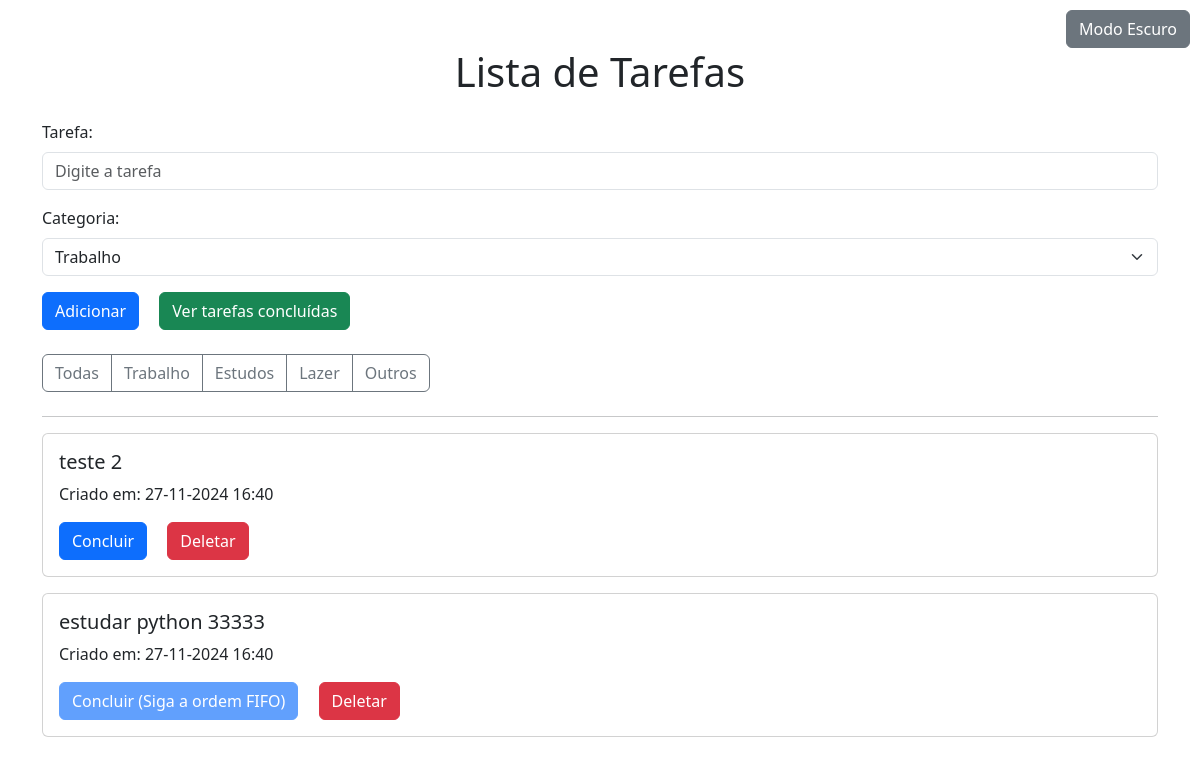
The app's page /filtro/Trabalho, older data.
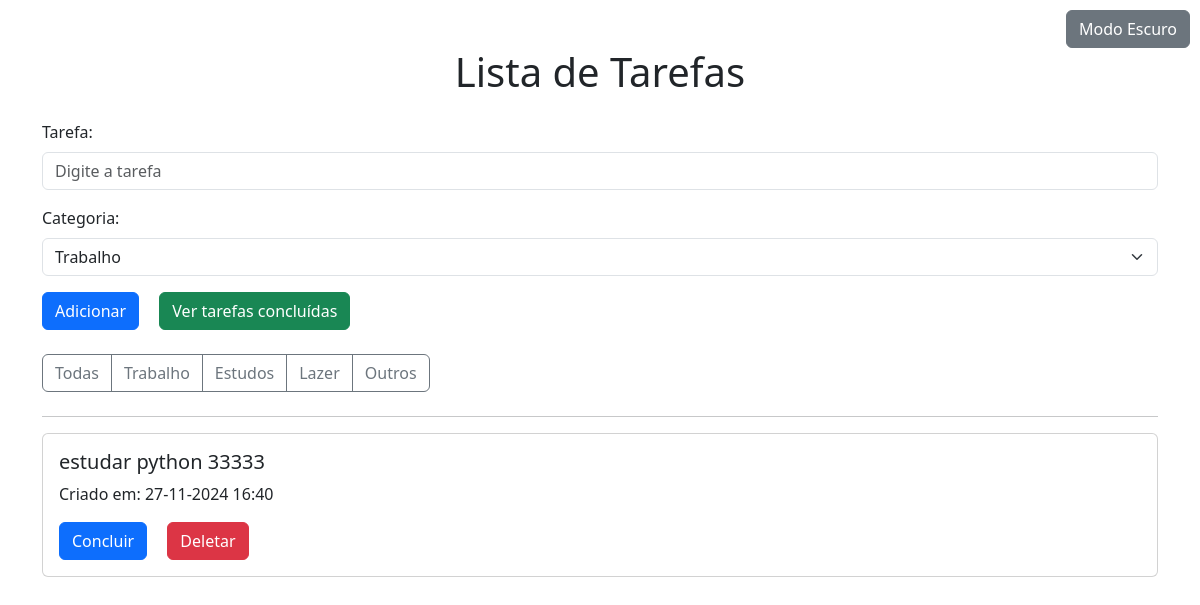
The same page, newer data.
### app.py (models this page shows)
class TarefasPendentes(db.Model):
    id = db.Column(db.Integer, primary_key=True)
    titulo = db.Column(db.String(100))
    criadoEm = db.Column(db.DateTime, default=datetime.utcnow)
    categoria = db.Column(db.String(50))

### app.py (the view)
@app.route('/filtro/<categoria>', methods=['GET'])
def filtro(categoria):
    if categoria == "Todas":
        listaTarefas = TarefasPendentes.query.all()  # Mostrar todas as tarefas
    else:
        listaTarefas = TarefasPendentes.query.filter_by(categoria=categoria).all()  # Filtra pela categoria específica
    return render_template('index.html', listaTarefas=listaTarefas)

### templates/index.html (shortened to what this page needs)
<!DOCTYPE html>
<html lang="pt-br">
<head>
    <link href="https://cdn.jsdelivr.net/npm/bootstrap@5.3.3/dist/css/bootstrap.min.css" rel="stylesheet">
</head>
<body data-bs-theme="light">
    <div class="container mt-5">
        <h1 class="text-center mb-4">Lista de Tarefas</h1>
        <button id="botaoAlterarTema" class="btn btn-secondary position-absolute" style="top: 10px; right: 10px;">
            Modo Escuro
        </button>
        <form action="/adicionar" method="post">
            <div class="mb-3">
                <label for="nomeTarefa" class="form-label">Tarefa:</label>
                <input type="text" name="nomeTarefa" class="form-control" placeholder="Digite a tarefa" required>
            </div>
            <div class="mb-3">
                <label for="categoria" class="form-label">Categoria:</label>
                <select name="categoria" class="form-select">
                    <option value="Trabalho">Trabalho</option>
                </select>
            </div>
            <button type="submit" class="btn btn-primary">Adicionar</button>
            <a class="btn btn-success ms-3" href="/tarefasConcluidas">Ver tarefas concluídas</a>
        </form>
        <div class="my-4">
            <div class="btn-group" role="group">
                <a href="/" class="btn btn-outline-secondary">Todas</a>
                <a href="/filtro/Trabalho" class="btn btn-outline-secondary">Trabalho</a>
                <a href="/filtro/Estudos" class="btn btn-outline-secondary">Estudos</a>
                <a href="/filtro/Lazer" class="btn btn-outline-secondary">Lazer</a>
                <a href="/filtro/Outros" class="btn btn-outline-secondary">Outros</a>
            </div>
        </div>
        <hr>
        {% for tarefa in listaTarefas %}
        <div class="card mb-3">
            <div class="card-body">
                <h5 class="card-title">{{ tarefa['titulo'] }}</h5>
                <p class="card-text">Criado em: {{ tarefa['criadoEm'].strftime('%d-%m-%Y %H:%M') }}</p>
                {% if loop.index0 == 0 %}
                <a class="btn btn-primary" href="/concluir/{{ loop.index0 }}">Concluir</a>
                {% else %}
                <button class="btn btn-primary" disabled>Concluir (Siga a ordem FIFO)</button>
                {% endif %}
                <a class="btn btn-danger ms-3" data-bs-toggle="modal" data-bs-target="#confirmDeleteModal"
                    data-id="{{ tarefa['id'] }}">Deletar</a>
            </div>
        </div>
        {% else %}
        <div class="alert alert-info">
            <p>Não há tarefas pendentes.</p>
        </div>
        {% endfor %}
    </div>
</body>
</html>

Row changes from the older to the newer data that the page shows:
removed TarefasPendentes: titulo "teste 2", criadoEm "27-11-2024 16:40"
computed for TarefasPendentes "estudar python 33333": text "Concluir (Siga a ordem FIFO)" → "Concluir"
